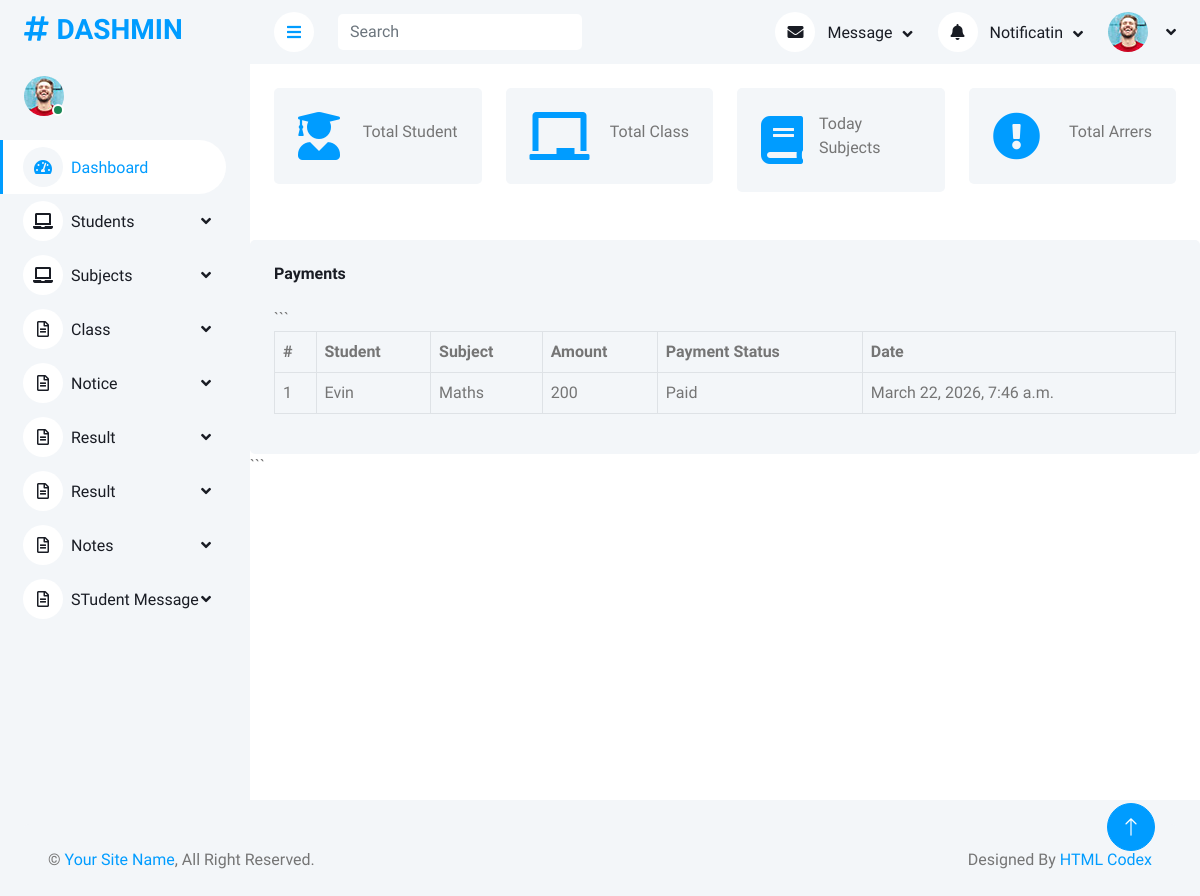
The app's page /manage/payment/, older data.
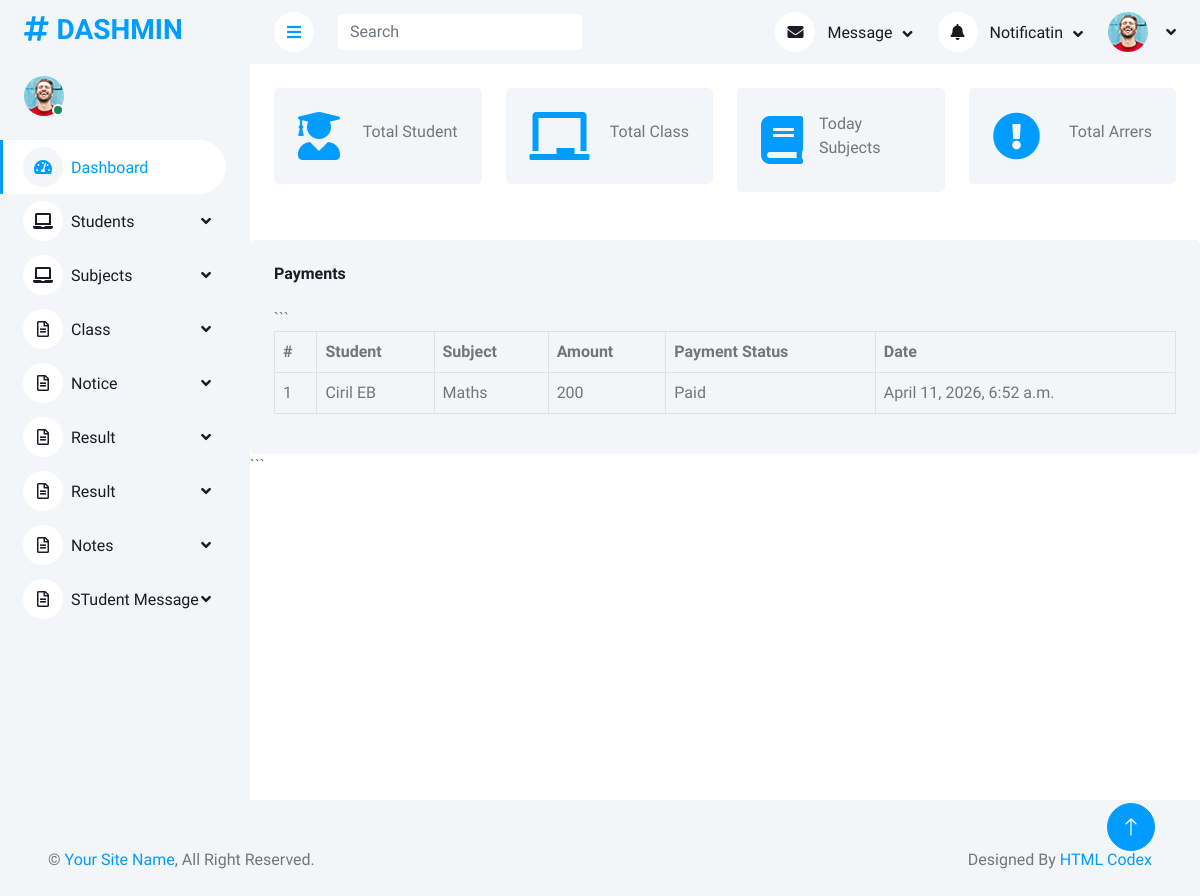
The same page, newer data.
### AdminApp/models.py (models this page shows, shortened)
class ArrearApplication(models.Model):
    Student = models.ForeignKey(StudentDb, on_delete=models.CASCADE)
    Subject = models.ForeignKey(SubjectDb, on_delete=models.CASCADE)
    Amount = models.IntegerField()
    Payment_Status = models.CharField(max_length=50, default="Pending")
    Created_At = models.DateTimeField(auto_now_add=True)

class StudentDb(models.Model):
    Gender_Choices=(
        ('Male','Male'),
        ('Female','Female')
    )
    Name=models.CharField(max_length=100,null=True,blank=True)
    Email=models.EmailField(max_length=100,null=True,blank=True)
    Roll_Number=models.CharField(max_length=100,null=True,blank=True)
    Dob=models.DateField(null=True,blank=True)
    Class=models.ForeignKey('ClassDb', on_delete=models.CASCADE,null=True,blank=True)
    gender=models.CharField(max_length=100,null=True,blank=True,choices=Gender_Choices)
    Phone_number=models.CharField(max_length=100,null=True,blank=True)
    Student_Photo = models.ImageField(upload_to="student_photos/", null=True, blank=True)

class SubjectDb(models.Model):
    Subject_Name=models.CharField(max_length=100,null=True,blank=True)
    Subject_Code=models.CharField(max_length=100,null=True,blank=True)
    Credit = models.IntegerField(null=True, blank=True)
    Created_At=models.DateTimeField(auto_now_add=True)
    Updated_At=models.DateTimeField(auto_now=True)

### AdminApp/views.py (the view)
# urls.py: path('payment/',views.payment,name='payment'),
def payment(request):
    arrear_payments = ArrearApplication.objects.select_related(
        'Student', 'Subject'
    ).all().order_by('-Created_At')
    return render(request, 'Payments.html', {
        'arrear_payments': arrear_payments
    })

### AdminApp/templates/Payments.html
{% extends 'Dashboard.html' %}
{% block content %}
<div class="col-12 mt-5">
    <div class="bg-light rounded h-100 p-4">
        <h6 class="mb-4">Payments</h6>
        ```
        <div class="table-responsive">
            <table class="table table-bordered">
                <thead>
                    <tr>
                        <th>#</th>
                        <th>Student</th>
                        <th>Subject</th>
                        <th>Amount</th>
                        <th>Payment Status</th>
                        <th>Date</th>
                </thead>
                <tbody>
                    {% for p in arrear_payments %}
                    <tr>
                        <td>{{ forloop.counter }}</td>
                        <td>{{ p.Student.Name }}</td>
                        <td>{{ p.Subject.Subject_Name }}</td>
                        <td>{{ p.Amount }}</td>
                        <td>{{ p.Payment_Status }}</td>
                        <td>{{ p.Created_At }}</td>
                    </tr>
                    {% endfor%}
                </tbody>
            </table>
        </div>
    </div>
    ```
</div>
{% endblock %}

### AdminApp/templates/Dashboard.html (shortened to what this page needs)
<!DOCTYPE html>
{% load static%}
<html lang="en">
<head>
    <link href="https://cdnjs.cloudflare.com/ajax/libs/font-awesome/5.10.0/css/all.min.css" rel="stylesheet">
    <link href="https://cdn.jsdelivr.net/npm/bootstrap-icons@1.4.1/font/bootstrap-icons.css" rel="stylesheet">
    <link href="{% static 'assets/lib/owlcarousel/assets/owl.carousel.min.css' %}" rel="stylesheet">
    <link href="lib/tempusdominus/css/tempusdominus-bootstrap-4.min.css" rel="stylesheet" />
    <link href="{% static 'lib/tempusdominus/css/tempusdominus-bootstrap-4.min.css' %}" rel="stylesheet">
    <link href="{% static 'assets/css/bootstrap.min.css' %}" rel="stylesheet">
    <link href="{% static 'assets/css/style.css' %}" rel="stylesheet">
</head>
<body>
    <div class="container-fluid position-relative bg-white d-flex p-0">
        <div class="sidebar pe-4 pb-3">
            <nav class="navbar bg-light navbar-light">
                <a href="index.html" class="navbar-brand mx-4 mb-3">
                    <h3 class="text-primary"><i class="fa fa-hashtag me-2"></i>DASHMIN</h3>
                </a>
                <div class="d-flex align-items-center ms-4 mb-4">
                    <div class="position-relative">
                        <img class="rounded-circle" src="{% static 'assets/img/user.jpg' %}" alt=""
                            style="width: 40px; height: 40px;">
                        <div
                            class="bg-success rounded-circle border border-2 border-white position-absolute end-0 bottom-0 p-1">
                        </div>
                    </div>
                </div>
                <div class="navbar-nav w-100">
                    <a href="{% url 'dashboard' %}" class="nav-item nav-link active"><i
                            class="fa fa-tachometer-alt me-2"></i>Dashboard</a>
                    <div class="nav-item dropdown">
                        <a href="#" class="nav-link dropdown-toggle" data-bs-toggle="dropdown"><i
                                class="fa fa-laptop me-2"></i>Students</a>
                    </div>
                    <div class="nav-item dropdown">
                        <a href="#" class="nav-link dropdown-toggle" data-bs-toggle="dropdown"><i
                                class="fa fa-laptop me-2"></i>Subjects</a>
                    </div>
                    <div class="nav-item dropdown">
                        <a href="#" class="nav-link dropdown-toggle" data-bs-toggle="dropdown"><i
                                class="far fa-file-alt me-2"></i>Class</a>
                    </div>
                    <div class="nav-item dropdown">
                        <a href="#" class="nav-link dropdown-toggle" data-bs-toggle="dropdown"><i
                                class="far fa-file-alt me-2"></i>Notice</a>
                    </div>
                    <div class="nav-item dropdown">
                        <a href="#" class="nav-link dropdown-toggle" data-bs-toggle="dropdown"><i
                                class="far fa-file-alt me-2"></i>Result</a>
                    </div>
                    <div class="nav-item dropdown">
                        <a href="#" class="nav-link dropdown-toggle" data-bs-toggle="dropdown"><i
                                class="far fa-file-alt me-2"></i>Result</a>
                    </div>
                    <div class="nav-item dropdown">
                        <a href="#" class="nav-link dropdown-toggle" data-bs-toggle="dropdown"><i
                                class="far fa-file-alt me-2"></i>Notes</a>
                    </div>
                    <div class="nav-item dropdown">
                        <a href="#" class="nav-link dropdown-toggle" data-bs-toggle="dropdown"><i
                                class="far fa-file-alt me-2"></i>STudent Message</a>
                    </div>
                </div>
            </nav>
        </div>
        <div class="content">
            <nav class="navbar navbar-expand bg-light navbar-light sticky-top px-4 py-0">
                <a href="#" class="sidebar-toggler flex-shrink-0">
                    <i class="fa fa-bars"></i>
                </a>
                <form class="d-none d-md-flex ms-4">
                    <input class="form-control border-0" type="search" placeholder="Search">
                </form>
                <div class="navbar-nav align-items-center ms-auto">
                    <div class="nav-item dropdown">
                        <a href="#" class="nav-link dropdown-toggle" data-bs-toggle="dropdown">
                            <i class="fa fa-envelope me-lg-2"></i>
                            <span class="d-none d-lg-inline-flex">Message</span>
                        </a>
                    </div>
                    <div class="nav-item dropdown">
                        <a href="#" class="nav-link dropdown-toggle" data-bs-toggle="dropdown">
                            <i class="fa fa-bell me-lg-2"></i>
                            <span class="d-none d-lg-inline-flex">Notificatin</span>
                        </a>
                    </div>
                    <div class="nav-item dropdown">
                        <a href="#" class="nav-link dropdown-toggle" data-bs-toggle="dropdown">
                            <img class="rounded-circle me-lg-2" src="img/user.jpg" alt=""
                                style="width: 40px; height: 40px;">
                        </a>
                    </div>
                </div>
            </nav>
              <div class="container-fluid pt-4 px-4">
                <div class="row g-4">
                    <div class="col-sm-6 col-xl-3">
                        <div class="bg-light rounded d-flex align-items-center justify-content-between p-4">
                            <i class="fa fa-user-graduate   fa-3x text-primary"></i>
                            <div class="ms-3">
                                <p class="mb-2"> </i>Total Student</p>
                            </div>
                        </div>
                    </div>
                    <div class="col-sm-6 col-xl-3">
                        <div class="bg-light rounded d-flex align-items-center justify-content-between p-4">
                            <i class="fa fa-chalkboard fa-3x text-primary"></i>
                            <div class="ms-3">
                                <p class="mb-2"></i>Total Class</p>
                            </div>
                        </div>
                    </div>
                    <div class="col-sm-6 col-xl-3">
                        <div class="bg-light rounded d-flex align-items-center justify-content-between p-4">
                            <i class="fa fa-book fa-3x text-primary"></i>
                            <div class="ms-3">
                                <p class="mb-2">Today Subjects</p>
                            </div>
                        </div>
                    </div>
                    <div class="col-sm-6 col-xl-3">
                        <div class="bg-light rounded d-flex align-items-center justify-content-between p-4">
                            <i class="fa fa-exclamation-circle fa-3x text-primary"></i>
                            <div class="ms-3">
                                <p class="mb-2">Total Arrers</p>
                            </div>
                        </div>
                    </div>
                </div>
            </div>
            {% block content%}{% endblock %}
                </div>
            </div>
            <div class="container-fluid pt-4 px-4">
                <div class="bg-light rounded-top p-4">
                    <div class="row">
                        <div class="col-12 col-sm-6 text-center text-sm-start">
                            &copy; <a href="#">Your Site Name</a>, All Right Reserved.
                        </div>
                        <div class="col-12 col-sm-6 text-center text-sm-end">
                            Designed By <a href="https://htmlcodex.com">HTML Codex</a>
                        </div>
                    </div>
                </div>
            </div>
        <a href="#" class="btn btn-lg btn-primary btn-lg-square back-to-top"><i class="bi bi-arrow-up"></i></a>
</body>
</html>

### AdminApp/static/assets/css/style.css (style rules this page uses)
:root { --primary: #009CFF; --light: #F3F6F9; --dark: #191C24; }
.back-to-top { position: fixed; display: none; right: 45px; bottom: 45px; z-index: 99; }
.btn { transition: .5s; }
.btn.btn-primary { color: #FFFFFF; }
.btn-lg-square { width: 48px; height: 48px; }
.btn-square, .btn-sm-square, .btn-lg-square { padding: 0; display: inline-flex; align-items: center; justify-content: center; font-weight: normal; border-radius: 50px; }
.sidebar { position: fixed; top: 0; left: 0; bottom: 0; width: 250px; height: 100vh; overflow-y: auto; background: var(--light); transition: 0.5s; z-index: 999; }
.content { margin-left: 250px; min-height: 100vh; background: #FFFFFF; transition: 0.5s; }
@media (min-width: 992px) { .sidebar { margin-left: 0; } }
@media (min-width: 992px) { .content { width: calc(100% - 250px); } }
.sidebar .navbar .navbar-nav .nav-link { padding: 7px 20px; color: var(--dark); font-weight: 500; border-left: 3px solid var(--light); border-radius: 0 30px 30px 0; outline: none; }
.sidebar .navbar .navbar-nav .nav-link:hover, .sidebar .navbar .navbar-nav .nav-link.active { color: var(--primary); background: #FFFFFF; border-color: var(--primary); }
.sidebar .navbar .navbar-nav .nav-link i { width: 40px; height: 40px; display: inline-flex; align-items: center; justify-content: center; background: #FFFFFF; border-radius: 40px; }
.sidebar .navbar .navbar-nav .nav-link:hover i, .sidebar .navbar .navbar-nav .nav-link.active i { background: var(--light); }
.sidebar .navbar .dropdown-toggle::after { position: absolute; top: 15px; right: 15px; border: none; content: "\f107"; font-family: "Font Awesome 5 Free"; font-weight: 900; transition: .5s; }
.content .navbar .navbar-nav .nav-link { margin-left: 25px; padding: 12px 0; color: var(--dark); outline: none; }
.content .navbar .sidebar-toggler, .content .navbar .navbar-nav .nav-link i { width: 40px; height: 40px; display: inline-flex; align-items: center; justify-content: center; background: #FFFFFF; border-radius: 40px; }
.content .navbar .dropdown-toggle::after { margin-left: 6px; vertical-align: middle; border: none; content: "\f107"; font-family: "Font Awesome 5 Free"; font-weight: 900; transition: .5s; }

Row changes from the older to the newer data that the page shows:
removed ArrearApplication: Student.Name "Evin", Subject.Subject_Name "Maths", Amount "200", Payment_Status "Paid", Created_At "March 22, 2026, 7:46 a.m."
added ArrearApplication: Student.Name "Ciril EB", Subject.Subject_Name "Maths", Amount "200", Payment_Status "Paid", Created_At "April 11, 2026, 6:52 a.m."
